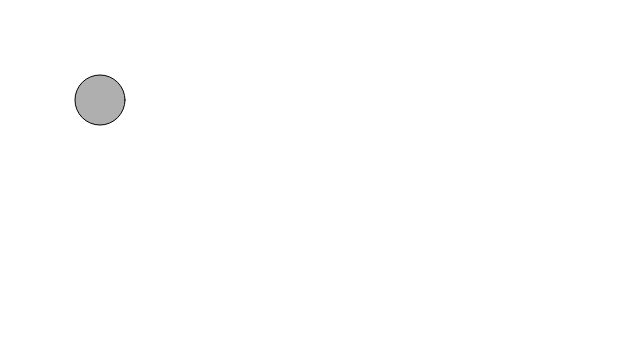
Frame 1 (no input)
Frame 60 (no input): identical to frame 1, image omitted
Frame 120 (the mouse pressed at the canvas centre since frame 60): identical to frame 1, image omitted

The p5.js sketch that drew this single still picture (run headless with seeded random() and noise() and a simulated clock; from frame 60 on, the mouse is pressed at the canvas centre):

// p5.js sketch
// ── sketch.js
// Learning Processing
// Daniel Shiffman
// http://www.learningprocessing.com

// Example 4-2: Using variables

// Declare and initialize two integer variables at the top of the code.
var circleX = 100;
var circleY = 100;

function setup() {
  createCanvas(640,360);
}

function draw() {
  background(255);
  stroke(0);
  fill(175);
  // Use the variables to specify the location of an ellipse.
  ellipse(circleX,circleY,50,50);
}
